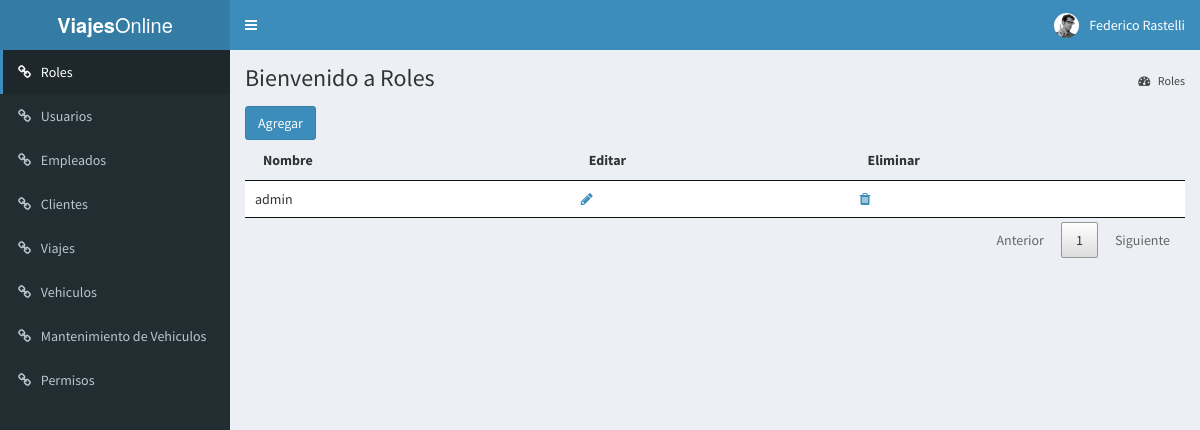
Before: /index.php?page=roles (signed in) with the older database file.
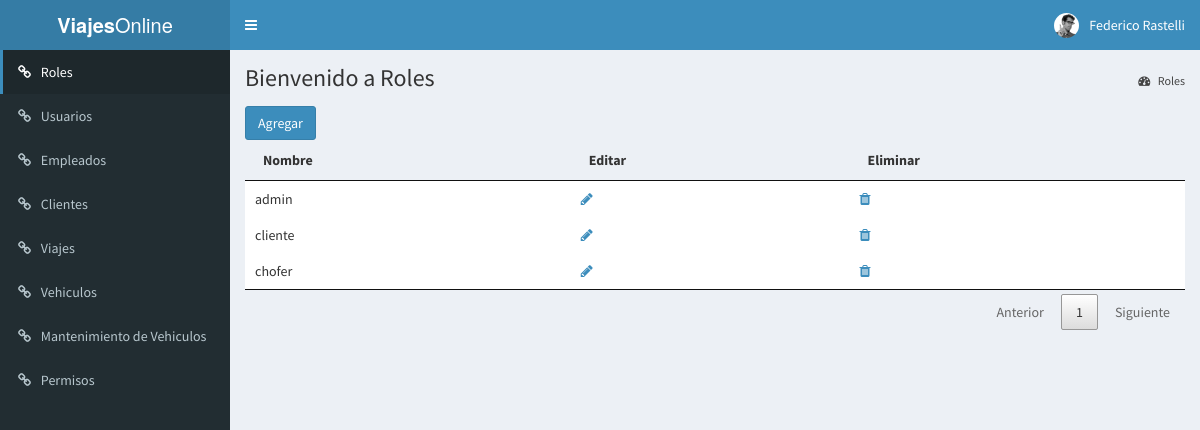
After: the same page with the newer database file.
### tables this page shows
CREATE TABLE Rol (
    id INT NOT NULL AUTO_INCREMENT primary key ,
    descripcion varchar(50)
);

### models/DataBase.php (called while the page is built, shortened)
<?php
class DataBase
{
    private $_db;
    private static $instancia;
    public static function getInstance()
    {
        if (  !self::$instancia instanceof self) {
            self::$instancia = new self;
        }
        return self::$instancia;
    }
    public function query($query)
    {
        $type = explode(" ", trim($query) );
        switch ( strtolower($type[0]) ){
            case 'select':
                return $this->_select($query);
                break;
        }
    }
    private function _select($query)
    {
        $res = $this->_execQuery($query);
        $rows = [];
        while( $reg = $res->fetch_object() ) {
            $rows[] = $reg;
        }
        return $rows;
    }
    private function _execQuery($query)
    {
        $res = $this->_db->query($query);
        return $res;
    }
    private function _connect()
    {
        $this->_db = mysqli_connect( self::DB_HOST, self::DB_USER, self::DB_PASSWORD, self::DB_NAME );
    }
}

### models/Rol_model.php (called while the page is built, shortened)
<?php
require_once 'DataBase.php';
class Rol implements ModelInterface
{
    private $_db;
    public function __construct($id = null,$descripcion = null)
    {
        $this->_db = DataBase::getInstance();
    }
    public function getRoles()
    {
        $query = "SELECT id,descripcion FROM Rol;";
        $rows = $this->_db->query($query);
        return $rows;
    }
}
?>

### View/Roles_view.php (the view, shortened to what this page needs)
<?php require_once "models/Rol_model.php";
?>
<div class="content-wrapper">
    <section class="content-header">
        <h1> Bienvenido a Roles </h1>
        <ol class="breadcrumb">
            <li><a href="#"><i class="fa fa-dashboard"></i> Roles</a></li>
        </ol>
    </section>
    <section class="content container-fluid">
        <button type="button" class="btn btn-primary" data-toggle="modal" data-target="#modalRol">Agregar</button>
        <table id="tablaRoles">
            <thead>
                <tr>
                    <th>Nombre</th>
                    <th>Editar</th>
                    <th>Eliminar</th>
                </tr>
            </thead>
            <tbody>
            <?php
                $rol = new Rol();
                $datos = $rol->getRoles();
                foreach($datos as $dato) : ?>
                    <tr>
                        <td><?php echo $dato->descripcion ; ?></td>
                        <td>
                            <a href="#" data-toggle="modal" data-target="#modalEditRol<?php echo $dato->id; ?>"><i class="fa fa-pencil" aria-hidden="true"></i></a>
                        </td>
                        <td>
                            <a href="#" data-toggle="modal" data-target="#modalDeleteRol<?php echo $dato->id; ?>"><i class="fa fa-trash" aria-hidden="true"></i></a>
                        </td>
                    </tr>
                <?php endforeach ?>
            </tbody>
        </table>
    </section>
</div>

Changed rows visible on the page:
added rol: descripcion "cliente"
added rol: descripcion "chofer"
